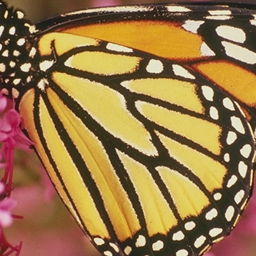
#> input picture src/utils/test.bmp, 256 x 256 px, found by its file name
$ python utils_inpaint.py
#> lines starting #> are read from the running program, lines starting #| are printed output that depends on the picture
### src/utils/utils_image.py
import cv2
import math
import torch
import torch.nn as nn
import torch.nn.functional as F
import numpy as np
from typing import List
from pathlib import Path
from numpy.typing import NDArray
from matplotlib import pyplot as plt
from dataclasses import dataclass, field


# [73 lines left out: functions wiener_denoiser, circular_conv_2d_via_matrix_multiplication, _construct_circulant_matrix, circular_conv_2d_fft, circular_conv_2d_conv, not called in this run]


class PSNR(nn.Module):
    """Peak Signal to Noise Ratio
    img1 and img2 have range [0, 1]"""

    def __init__(self, border=0):
        super().__init__()
        self.border = border

    # [12 lines left out: function forward, not called in this run]


class SSIM(nn.Module):
    """Structural Similarity Index Measure
    img1 and img2 have range [0, 1]"""

    # [89 lines left out: functions __init__, gaussian, create_window, forward, _ssim, not called in this run]


@dataclass
class DegradationOutput:
    H_img: torch.Tensor
    L_img: torch.Tensor
    R_img: torch.Tensor
    mask: torch.Tensor = field(default_factory=lambda: torch.tensor([]))
    k: torch.Tensor = field(default_factory=lambda: torch.tensor([[[1.0]]]))
    sigma: torch.Tensor = field(default_factory=lambda: torch.tensor([[[0.0]]]))
    sr: float = 1.0
    sf: int = 1
    type: int = 1

    # [6 lines left out: function __post_init__, not called in this run]


class KernelSynthesizer:
    # [176 lines left out: functions __init__, gaussian_kernel, _random_trajectory, _rotation_matrix, _trajectory_to_kernel, gen_motion_kernel and 1 more, not called in this run]

    @staticmethod
    def gen_ones_kernel():
        return torch.ones(1, 1)


# [43 lines left out: functions tensor2float, uint2tensor, imread_uint_3, not called in this run]


def imread_uint(path: Path, n_channels: int = 3) -> NDArray[np.uint8]:
    """
    Read an image from a given path and return it as a uint8 numpy array.

    Args:
        path (str): Path to the image file.
        n_channels (int): Number of channels in the output image (1 for grayscale, 3 for RGB).

    Returns:
        np.ndarray: The loaded image as a uint8 array with shape (H, W, C).
    """
    if n_channels not in (1, 3):
        raise ValueError("n_channels must be either 1 (grayscale) or 3 (RGB).")

    img = cv2.imread(str(path), cv2.IMREAD_UNCHANGED)
    if img is None:
        raise FileNotFoundError(f"Image not found at {path}")

    if n_channels == 1:
        if img.ndim == 3:
            img = cv2.cvtColor(img, cv2.COLOR_BGR2GRAY)
        return img[..., np.newaxis].astype(np.uint8)

    if img.ndim == 2:
        img = np.stack([img] * 3, axis=-1)
    else:
        img = cv2.cvtColor(img, cv2.COLOR_BGR2RGB)

    return img.astype(np.uint8)


def imshow(images: List[np.ndarray], titles: List[str] | None = None) -> None:
    """
    Display a list of images with optional titles using automatic layout.

    Args:
        images (List[np.ndarray]): List of images to display.
        titles (Optional[List[str]]): Optional titles for each image.
    """
    num_images = len(images)
    if titles is None:
        titles = [""] * num_images
    elif len(titles) != num_images:
        raise ValueError("Number of images and titles must match.")
    cols = min(num_images, 5)
    rows = (num_images + cols - 1) // cols
    fig, axes = plt.subplots(rows, cols, figsize=(5 * cols, 2.3 * rows))
    axes = np.array(axes).reshape(-1)
    for ax, img, title in zip(axes, images, titles):
        ax.imshow(img)
        if title != "":
            ax.set_title(title)
        ax.axis("off")
    for ax in axes[num_images:]:
        ax.remove()
    plt.tight_layout()
    plt.show()

### src/utils/utils_inpaint.py
import cv2
import numpy as np
from typing import Tuple
from pathlib import Path
from numpy.typing import NDArray
from .utils_image import imshow, imread_uint


def inpaint_pipeline(
    image: NDArray[np.uint8], ratio: float = 0.2, method: str = "NS"
) -> Tuple[NDArray[np.uint8], NDArray[np.uint8], NDArray[np.uint8]]:
    """
    Combines mask creation, application, and inpainting into a single streamlined pipeline.

    Args:
        image (NDArray[np.uint8]): The input image to process.
        ratio (float, optional): The ratio of the image to mask out. Defaults to 0.2.
        method (str, optional): The inpainting method to use ('NS' for Navier-Stokes, 'TELEA' for Telea's method). Defaults to "NS".

    Returns:
        Tuple[NDArray[np.uint8], NDArray[np.uint8], NDArray[np.uint8]]: A tuple containing the masked image, inpainted image, and mask.
    """
    if not (0.0 <= ratio <= 1.0):
        raise ValueError("Masking ratio must be between 0 and 1.")

    if method not in {"NS", "TELEA"}:
        raise ValueError("Invalid inpainting method. Use 'NS' or 'TELEA'.")

    mask = (np.random.rand(*image.shape[:2]) < ratio).astype(np.uint8)
    masked_image = image * mask[..., np.newaxis]
    method_map = {"NS": cv2.INPAINT_NS, "TELEA": cv2.INPAINT_TELEA}

    inpainting_image = cv2.inpaint(
        masked_image,
        ~mask & 1,
        inpaintRadius=3,
        flags=method_map[method],
    ).astype(np.uint8)

    mask = np.repeat(mask[..., np.newaxis], 3, axis=-1)

    return masked_image, inpainting_image, mask * 255


def main():
    img_path = Path("src/utils/test.bmp")
    image = imread_uint(img_path)
#> in imread_uint, img is the input picture: shape (256, 256, 3); mean B, G, R 72.8, 119.2, 153
    masked_image, inpainting_image, mask = inpaint_pipeline(
        image, ratio=0.2, method="NS"
    )
#> in inpaint_pipeline, `masked_image = image * mask[..., np.newaxis]`:
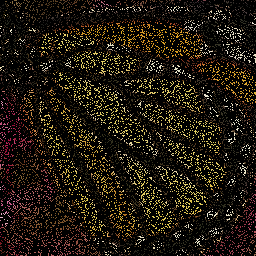
#> masked_image: shape (256, 256, 3); mean R, G, B 31.1, 24.3, 14.9
#> in inpaint_pipeline, `inpainting_image = cv2.inpaint( masked_image, ~mask & 1, inpaintRadius..`:
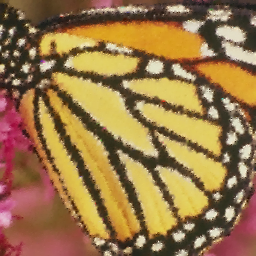
#> inpainting_image: shape (256, 256, 3); mean R, G, B 152.9, 119.2, 72.7
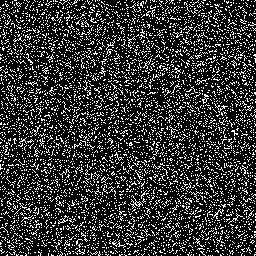
#> mask: shape (256, 256, 3); 20.3% white in thin lines or dots
    imshow(
        [masked_image, inpainting_image, mask],
        ["Masked Image", "Inpainting Image", "Mask"],
    )
#> in imshow, `num_images = len(images)`: num_images = 3
#> in imshow, `rows = (num_images + cols - 1) // cols`: rows = 1
#> the loop in imshow, `for ax, img, title in zip(axes, images, titles):` made 3 passes
#> title on passes 1 to 3: 'Masked Image', 'Inpainting Image', 'Mask'
#> in imshow, `plt.show()`:
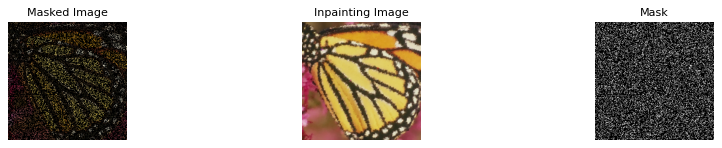
#> figure drawn by matplotlib, 3 panels


if __name__ == "__main__":
    main()
